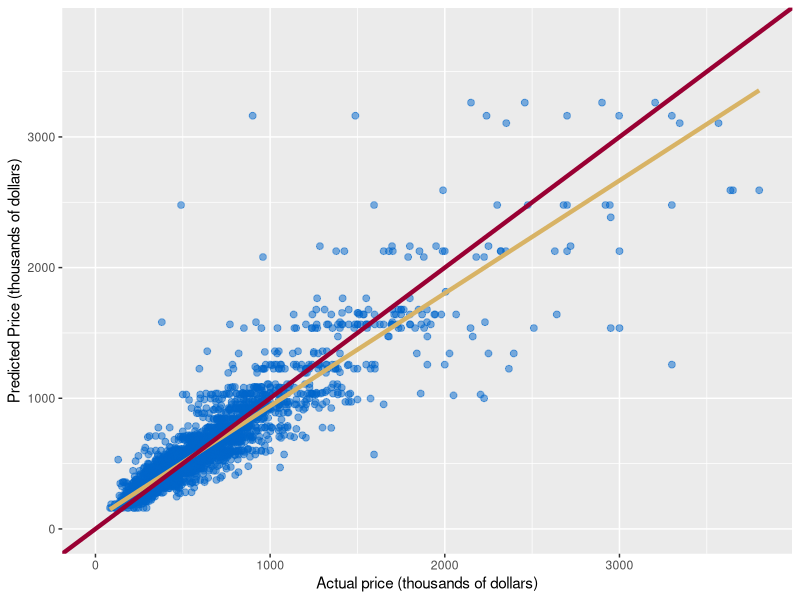
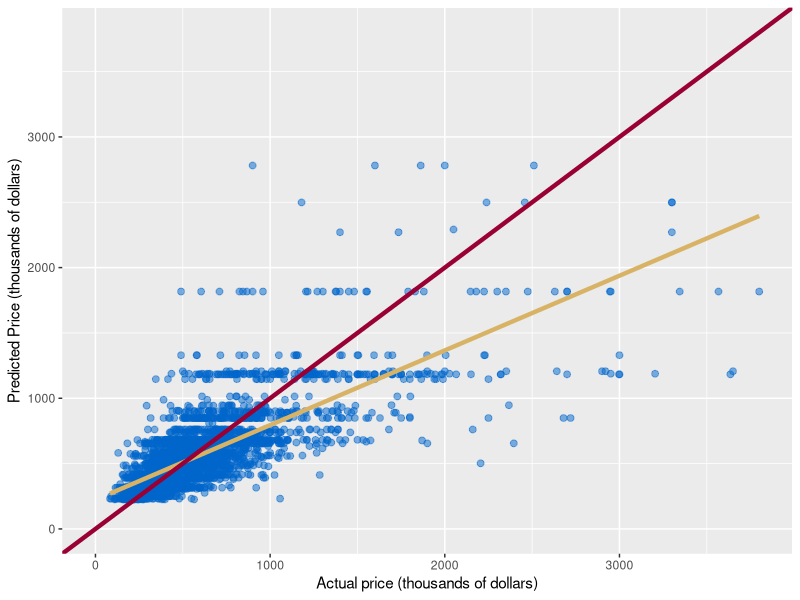
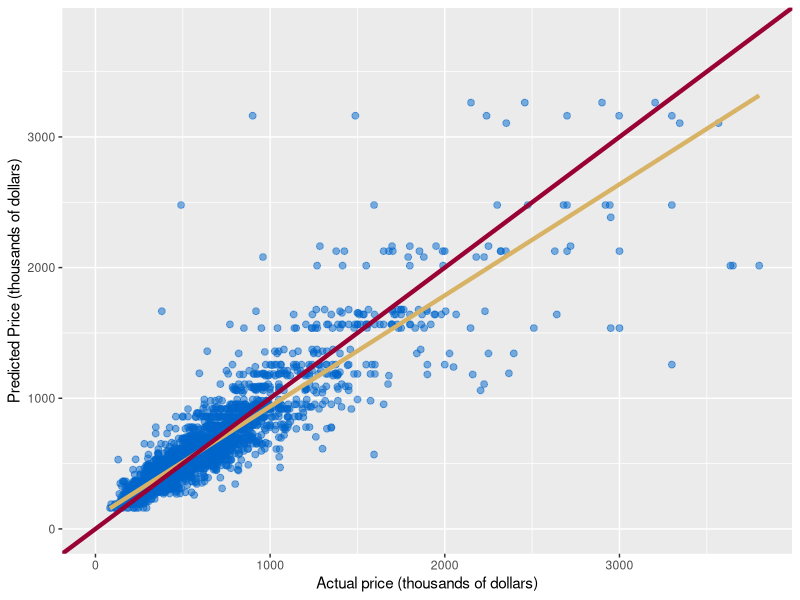
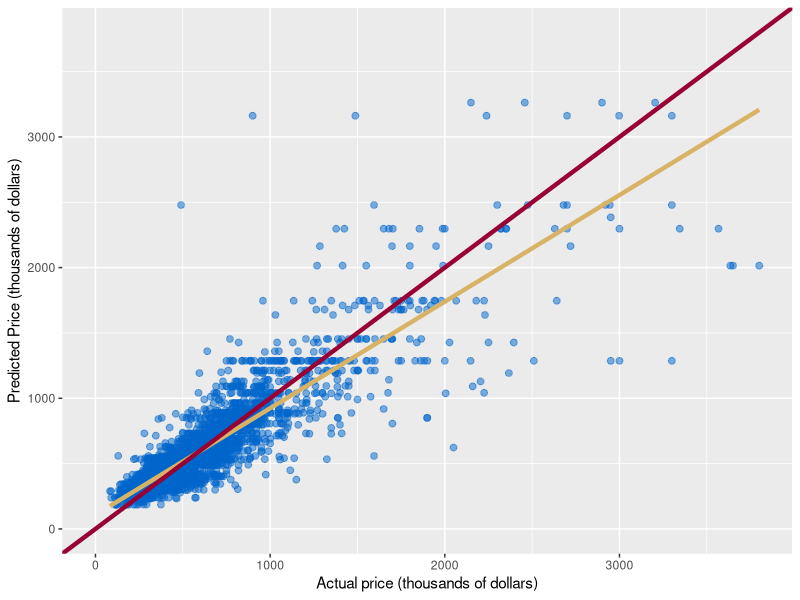

R code for these plots, in order:
## File to set up datam Shiny app needs
#

# Needed libraries
library(readr)
library(ggplot2)
library(dplyr)

# Read in data
pred.data <- read_csv('data/pred_data.csv') %>%
    select(price,
           prediction.all,
           prediction.lower,
           prediction.upper,
           prediction.rsquare) %>%
    mutate(price = price / 1000)

model.rmse <- read_csv('data/models_rmse.csv')


########################
### Plot predictions ###
########################

plot_pred <- function(model) {

    col.name <- paste0('prediction.', model)

    g <- ggplot(data = pred.data,
                aes(x = price),
                aes_string(y = col.name)) +
        geom_point(aes_string(y = col.name),
                   color = '#0066cc',
                   alpha = .5,
                   size = 2) +
        geom_smooth(aes_string(y = col.name),
                    method = 'lm',
                    se = FALSE,
                    color = '#d8b365',
                    size = 1.5) +
        geom_abline(intercept = 0,
                    slope = 1,
                    size = 1.5,
                    color = '#990033') +
        scale_x_continuous(limits = c(0, max(pred.data$price))) +
        scale_y_continuous(limits = c(0, max(pred.data$price))) +
        labs(x = 'Actual price (thousands of dollars)',
             y = 'Predicted Price (thousands of dollars)')

    return(g)
}

g.all <- plot_pred('all')
g.lower <- plot_pred('lower')
g.upper <- plot_pred('upper')
g.rsquare <- plot_pred('rsquare')

